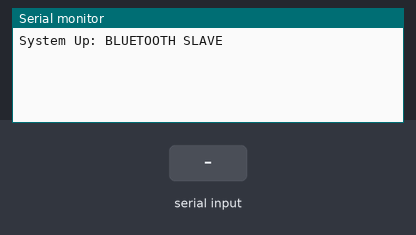
Bench run of a sketch on a simulated Arduino Uno, built with avr-gcc and run on an emulated ATmega328P. On the bench: the last lines printed to the serial monitor. Inputs (shaded band) come from the test bench.

Above: at 1.2 s.
1.3 s: "9800" received over Serial
At 1.7 s:
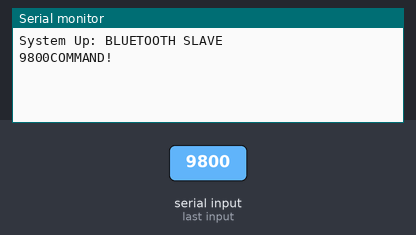
2.8 s: "9800" received over the second serial link
At 4.0 s:
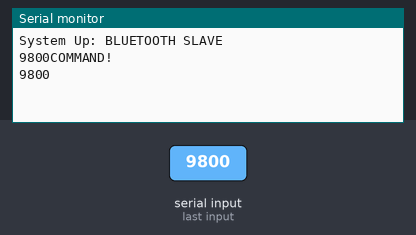
4.3 s: "1" received over Serial
At 5.2 s:
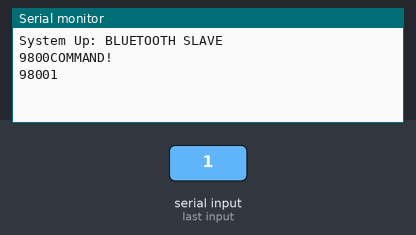
5.8 s: "0" received over the second serial link
At 6.3 s:
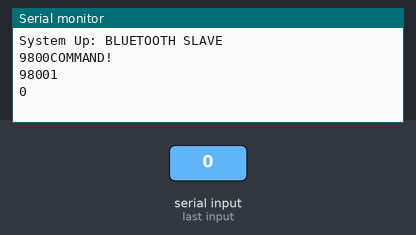

The sketch:

bluetoothTesting.ino
```cpp
#include <SoftwareSerial.h>

// Here's a bluetooth device connect to pins 6 and 5
 SoftwareSerial bt(8,7);
 char btt = '0';
 char srl = '0';


void setup()
{
 Serial.begin(9600);
 Serial.println("System Up: BLUETOOTH SLAVE");
 bt.begin(38400);
}

void loop()
{
 if (bt.available())
 {
   String command; //string to store entire command line
   while (bt.available())
   {
     btt = bt.read();
     Serial.print(btt);
     delay(50);
   }
 }

 if (Serial.available())
 {
   String command; //string to store entire command line
   while (Serial.available())
   {
     srl = Serial.read();
     Serial.print(srl);
     bt.print(srl);
     delay(50);
     command += srl; //iterates char into string
   }
   if (command == "9800") //this compares catched string vs. expected command string
   {
     Serial.println("COMMAND!");
     bt.println("COMMAND!");
     bt.end();
     bt.begin(9600);
   }
     Serial.println("");
     bt.println("");
 }
}
```

Measured:
- after the input at 1.3 s, the serial monitor: prints a new line at once (image 1)
- after the input at 2.8 s, the serial monitor: prints a new line at once (image 2)
- after the input at 4.3 s, the serial monitor: prints a new line at once (image 3)
- after the input at 5.8 s, the serial monitor: prints a new line at once (image 4)
